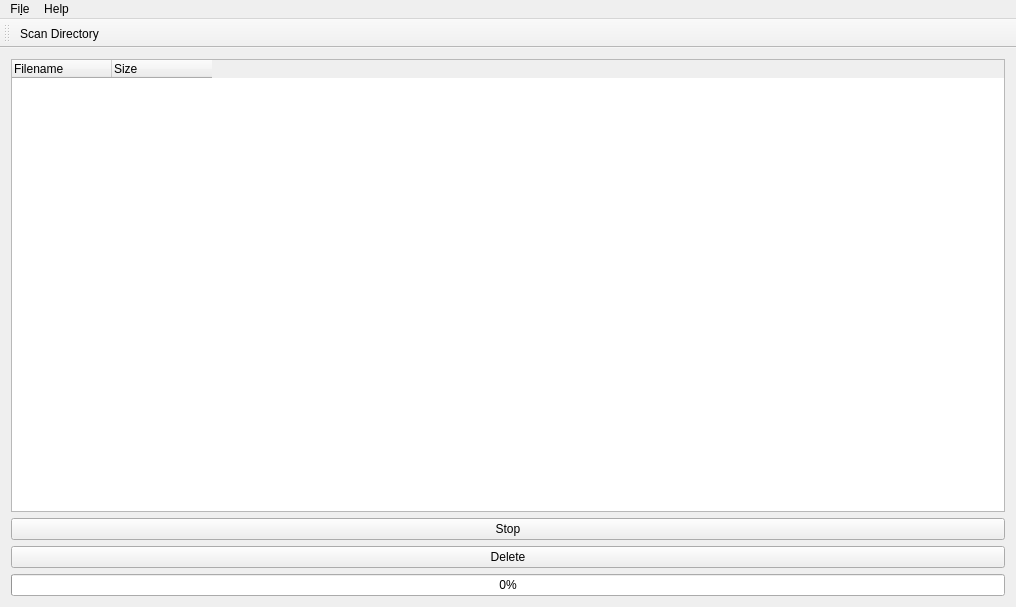
<?xml version="1.0" encoding="UTF-8"?>
<ui version="4.0">
 <class>MainWindow</class>
 <widget class="QMainWindow" name="MainWindow">
  <property name="geometry">
   <rect>
    <x>0</x>
    <y>0</y>
    <width>1016</width>
    <height>607</height>
   </rect>
  </property>
  <property name="windowTitle">
   <string>MainWindow</string>
  </property>
  <widget class="QWidget" name="centralWidget">
   <layout class="QVBoxLayout" name="verticalLayout">
    <item>
     <widget class="QTreeWidget" name="treeWidget">
      <attribute name="headerHighlightSections">
       <bool>true</bool>
      </attribute>
      <attribute name="headerMinimumSectionSize">
       <number>100</number>
      </attribute>
      <attribute name="headerStretchLastSection">
       <bool>false</bool>
      </attribute>
      <column>
       <property name="text">
        <string>Filename</string>
       </property>
      </column>
      <column>
       <property name="text">
        <string>Size</string>
       </property>
      </column>
     </widget>
    </item>
    <item>
     <widget class="QPushButton" name="stopButton">
      <property name="text">
       <string>Stop</string>
      </property>
     </widget>
    </item>
    <item>
     <widget class="QPushButton" name="deleteButton">
      <property name="text">
       <string>Delete</string>
      </property>
     </widget>
    </item>
    <item>
     <widget class="QProgressBar" name="progressBar">
      <property name="value">
       <number>0</number>
      </property>
     </widget>
    </item>
   </layout>
  </widget>
  <widget class="QMenuBar" name="menuBar">
   <property name="geometry">
    <rect>
     <x>0</x>
     <y>0</y>
     <width>1016</width>
     <height>26</height>
    </rect>
   </property>
   <widget class="QMenu" name="menuFile">
    <property name="title">
     <string>Fi&amp;le</string>
    </property>
    <addaction name="actionScan_Directory"/>
    <addaction name="separator"/>
    <addaction name="actionExit"/>
   </widget>
   <widget class="QMenu" name="menuHelp">
    <property name="title">
     <string>Help</string>
    </property>
    <addaction name="actionAbout"/>
   </widget>
   <addaction name="menuFile"/>
   <addaction name="menuHelp"/>
  </widget>
  <widget class="QToolBar" name="toolBar">
   <property name="windowTitle">
    <string>toolBar</string>
   </property>
   <attribute name="toolBarArea">
    <enum>TopToolBarArea</enum>
   </attribute>
   <attribute name="toolBarBreak">
    <bool>false</bool>
   </attribute>
   <addaction name="actionScan_Directory"/>
  </widget>
  <action name="actionScan_Directory">
   <property name="text">
    <string>&amp;Scan Directory...</string>
   </property>
  </action>
  <action name="actionExit">
   <property name="text">
    <string>&amp;Exit</string>
   </property>
  </action>
  <action name="actionAbout">
   <property name="text">
    <string>About</string>
   </property>
  </action>
 </widget>
 <layoutdefault spacing="6" margin="11"/>
 <resources/>
 <connections/>
</ui>
